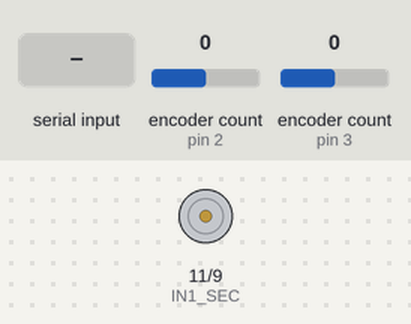
This sketch was run on a simulated Arduino Uno, built with avr-gcc and run on an emulated ATmega328P. Parts: motor-driver pin pairs drawn as motors (green arrow = first pin HIGH = forward, orange = second pin HIGH = backward, longer = more drive). The inputs (shaded band) are chosen by the test bench; at power-on: encoder count (sensors on pin 2, pin 3) 0. What the sketch prints to the serial monitor is not drawn.

Above: at 1.2 s.
1.3 s: encoder count (sensor on pin 2) set to 1
2.8 s: encoder count (sensor on pin 3) set to 1
5.8 s: "1\n" received over Serial
8.8 s: "0\n" received over Serial
Timing chart, 0 to 11.8 s (numbered marks = the images above; inputs shaded):
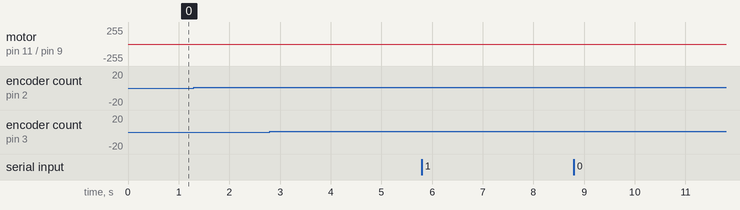

The sketch:

Code.ino
```cpp
#include <Wire.h>
#include <Encoder.h>
#include <MPU6050_tockn.h>

const int UPDATE_INTERVAL_MS = 10;

#define COUNTS_PER_REVOLUTION 11   // 11 ticks per motro rev
#define GEAR_RATIO 85.6              // IDK really - roughly measured by counting the ticks after rotating the wheel one meter and X = NUMBERMEASURED / (COUNTS_PER_REVOLUTION*ROTATIONS_PER_METER)
#define WHEEL_DIAMETER_IN_mm 100         // 100mm = 10cm diameter
#define WHEELS_DISTANCE 160        // 16 cm distance between wheels = 160mm
#define ROTATIONS_PER_METER 3.1847  // 1 / (pi)*(WHEEL_DIAMETER_IN_mm/1000)
#define ENCODER_TICKS_PER_ROTATION GEAR_RATIO*COUNTS_PER_REVOLUTION*
#define ENCODER_TICKS_PER_METER ENCODER_TICKS_PER_ROTATION*ROTATIONS_PER_METER

float encoder2dist = (WHEEL_DIAMETER_IN_mm*3.14/(COUNTS_PER_REVOLUTION*GEAR_RATIO)) / 1000.0;  // conversition of encoder pulses to distance in m


Encoder EncoderA(3, 5);
Encoder EncoderB(2, 4);
MPU6050 mpu6050(Wire);

int IN1_FIRST = 10;
int IN1_SEC = 11;

int IN2_FIRST = 6;
int IN2_SEC = 9;

// time
unsigned long prevTime = 0, currTime = 0;
float deltaTime;

// todo remove
double desiredSpeed = 0.0;

// control variables - todo - move to object
double errorLeft = 0.0, prevErrorLeft = 0.0, integralLeft = 0.0, controlLeft = 0.0;
double errorRight = 0.0, prevErrorRight = 0.0, integralRight = 0.0, controlRight = 0.0;

// Wheel variables Todo move to object
float leftWheelSpeed = 0.0, rightWheelSpeed = 0.0;
float lastleftWheelSpeed = 0.0, lastrightWheelSpeed = 0.0;

// Robot position estimation
float posx;
float posy;
float theta = 0.0;


void odometry(){
    //encoder read
    int16_t countsRight = EncoderA.readAndReset();
    int16_t countsLeft = EncoderB.readAndReset();
    Serial.print("CountsLeft/sec:");
    Serial.print(countsLeft/deltaTime);
    Serial.print(",");


    // 1 m/s -> 3000 ticks/sec ?
    float dx_1 = countsRight*encoder2dist; // [m]
    float dx_2 = countsLeft*encoder2dist; // [m]

    float d_theta = float(dx_1-dx_2)/(WHEELS_DISTANCE / 1000.0);
    posx += cos(theta+d_theta/2)*(dx_1+dx_2)/2;
    posy += sin(theta+d_theta/2)*(dx_1+dx_2)/2;

    theta += d_theta;

    leftWheelSpeed = float(dx_2 / deltaTime);
    rightWheelSpeed = float(dx_1 / deltaTime);


    leftWheelSpeed = LowPassFilter(leftWheelSpeed, lastleftWheelSpeed, 0.5);
    rightWheelSpeed = LowPassFilter(rightWheelSpeed, lastrightWheelSpeed, 0.5);

    lastrightWheelSpeed = rightWheelSpeed;
    lastleftWheelSpeed = leftWheelSpeed;
}


double pidController(double error, double prevError, double dt) {
  double Kp = 110.0, Ki = 10.0, Kd = 0.0, outMin = -255.0, outMax = 255.0;

  integralLeft += Ki * error * dt;
  double proportional = Kp * error;
  double derivative = Kd * (error - prevError) / dt;
  double output = proportional + integralLeft + derivative;

  // Limit the output to the minimum and maximum values
  if (output > outMax) {
    output = outMax;
  } else if (output < outMin) {
    output = outMin;
  }

  return output;  // Return the output
}

double LowPassFilter(double currentReading, double previousReading, double alpha) {
  if (abs(currentReading - previousReading) > 60000) {
    currentReading = previousReading;  // bad ENCODER_COUNTS read, integer overflow, skip this reading.
  }
  double filteredReading = double(alpha * currentReading + (1.0 - alpha) * previousReading);
  return filteredReading;
}

// TODO revisit
void SetLeftMotorSpeed(int speed) {
    // Adjust motor speed and direction
    if(speed > 0 ) {
      analogWrite(IN2_FIRST, speed);
      analogWrite(IN2_SEC, LOW);
    } else {
      analogWrite(IN2_FIRST, LOW);
      analogWrite(IN2_SEC, -1*speed);
    }
}

// TODO revisit
void SetRightMotorSpeed(int speed) {
    // Adjust motor speed and direction
    if(speed > 0 ) {
      analogWrite(IN1_FIRST, speed);
      analogWrite(IN1_SEC, LOW);
    } else {
      analogWrite(IN1_FIRST, LOW);
      analogWrite(IN1_SEC, -1*speed);
    }
}


void setup() {
  Serial.begin(115200);
  Wire.begin();

  // // init DC motors
  pinMode(IN1_FIRST, OUTPUT);
  pinMode(IN2_FIRST, OUTPUT);

  pinMode(IN1_SEC, OUTPUT);
  pinMode(IN2_SEC, OUTPUT);

  digitalWrite(IN1_FIRST, LOW);
  digitalWrite(IN2_FIRST, LOW);

  digitalWrite(IN1_SEC, LOW);
  digitalWrite(IN2_SEC, LOW);

  mpu6050.begin();

  Serial.println("start...");
  delay(1);
}

void loop() {

  // // ------ Plot wheel position ------
  // // Calculate time difference
  currTime = millis();
  deltaTime = (currTime - prevTime) / 1000.0;  // convert to seconds

  if (deltaTime > 0.01) {
    // get desired position if available
    if (Serial.available() > 0)
    {
      String inputString = Serial.readStringUntil('\n');
      desiredSpeed = inputString.toDouble();
    }

    // // MPU 6050
    // mpu6050.update();
    // Serial.print(mpu6050.getAngleX());
    // Serial.print(" ");
    // Serial.print(mpu6050.getAngleY());
    // Serial.print(" ");
    // Serial.print(mpu6050.getAngleZ());
    // Serial.println();


    odometry();
    // desiredSpeed from P2P \ balancer
    errorLeft = double(desiredSpeed - leftWheelSpeed);

    controlLeft = pidController(errorLeft, prevErrorLeft, deltaTime); // revisit turn into an Object

    //Adjust motor speed and direction
    SetLeftMotorSpeed(controlLeft);


    // printsssss
    Serial.print("Signal to Left:");
    Serial.print(controlLeft);
    Serial.print(",");
    Serial.print("error Left:");
    Serial.print(errorLeft);
    Serial.print(",");
    Serial.print("Speed Right:");
    Serial.print(rightWheelSpeed);
    Serial.print(",");
    Serial.print("Speed Left:");
    Serial.print(leftWheelSpeed);
    Serial.print(",");
    Serial.print("desired Speed:");
    Serial.println(desiredSpeed);

    // Update previous values
    prevErrorLeft = errorLeft; // mvoe to object
    prevTime = currTime;
  }
}
```

Measured:
- after the input at 1.3 s, motor on pin 11 (IN1_SEC) / pin 9 (IN2_SEC): stopped → backward 6/255 at once, → backward 3/255 0.01 s later, → backward 1/255 0.01 s later, → stopped 0.01 s later
- after the input at 2.8 s, every drawn part: stays the same
- after the input at 5.8 s, every drawn part: stays the same
- after the input at 8.8 s, every drawn part: stays the same
